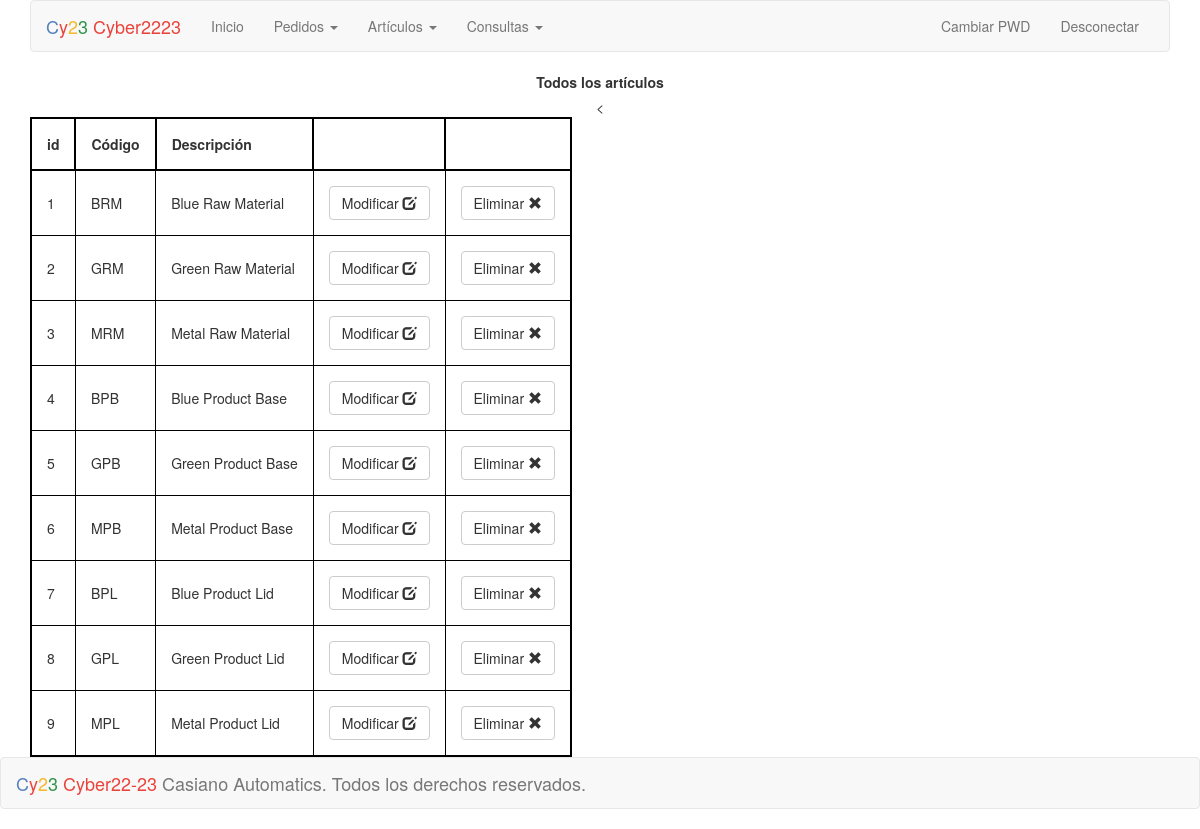
Page /articulos (signed in) on the earlier database version.
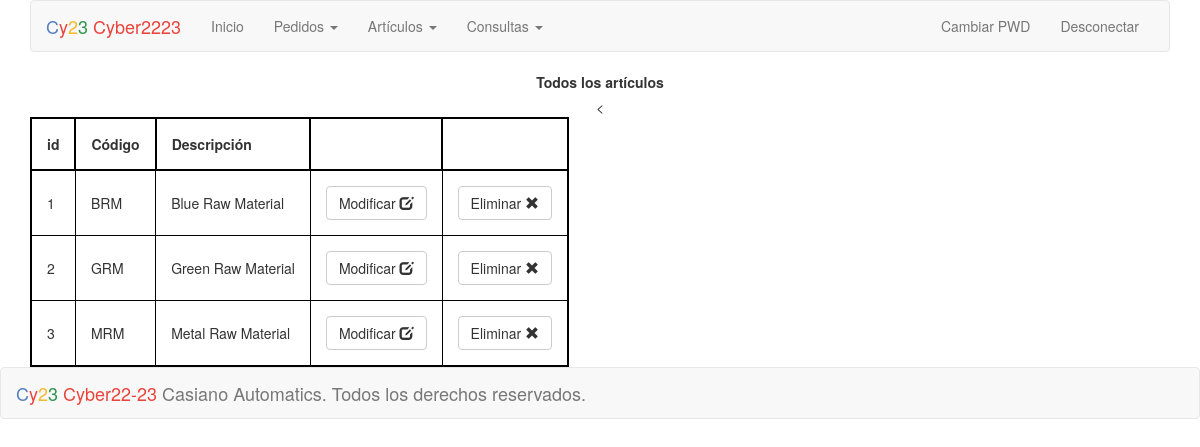
Same page on the later database version.
### tables this page shows
CREATE TABLE "articulos" (
	"id"	INTEGER,
	"codigo"	TEXT,
	"descripcion"	TEXT,
	"estado"	INTEGER,
	PRIMARY KEY("id" AUTOINCREMENT)
);

### application.py (the view, shortened to what this page needs)
@app.route("/articulos", methods=["GET", "POST"])
@login_required
def articulos():
    if request.method == "GET":
        articulos = db.execute("SELECT * FROM articulos WHERE estado = 1")
        return render_template("articulos.html",registros=articulos)

### helpers.py (called while the page is built)
def login_required(f):
    @wraps(f)
    def decorated_function(*args, **kwargs):
        if session.get("user_id") is None:
            return redirect(url_for("login", next=request.url))
        return f(*args, **kwargs)
    return decorated_function

### templates/articulos.html (shortened to what this page needs)
{% extends "layout.html" %}
{% block main %}
    {% if registros!=[]%}
    <panel>
        <label>Todos los artículos</label>
    </panel>
    {% else %}
        <label class="text-warning"><h1>No hay artículos en la base de datos</h1></label>
    {% endif %}
    {% if registros!=[] %}
    <br/>
    <form action="{{ url_for('articulos') }}" method="post">
    <table>
        <tr><th>id</th><th>Código</th><th>Descripción</th><<th></th><th></th></tr>
        {% for registro in registros %}
        <tr>
            <td>{{registro.id}}</td><td>{{registro.codigo}}</td>
            <td>{{registro.descripcion}}</td>
            <td><button class="btn btn-default" type="submit" name="action" value="m{{registro.id}}">Modificar
            <span class="glyphicon glyphicon-edit" aria-hidden="true"></span>
            </button></td>
            <td><button class="btn btn-default" type="submit" name="action" value="e{{registro.id}}">Eliminar
            <span class="glyphicon glyphicon-remove" aria-hidden="true"></span>
            </button></td>
        </tr>
        {% endfor %}
    </table>
    </form>
    {% endif %}
{% endblock %}

### templates/layout.html (shortened to what this page needs)
<!DOCTYPE html>
<html lang="en">
    <head>
        <link href="https://maxcdn.bootstrapcdn.com/bootstrap/3.3.7/css/bootstrap.min.css" rel="stylesheet"/>
        <link href="{{ url_for('static', filename='styles.css') }}" rel="stylesheet"/>
        <link rel="stylesheet" href="//code.jquery.com/ui/1.12.1/themes/base/jquery-ui.css">
    </head>
    <body>
        <div class="container">
            <nav class="navbar navbar-default">
                <div class="container-fluid">
                    <div class="navbar-header">
                        <a class="navbar-brand" href="{{ url_for('index') }}"><span class="blue">C</span><span class="red">y</span><span class="yellow">2</span><span class="green">3</span> <span class="red">Cyber2223</span></a>
                    </div>
                    <div class="collapse navbar-collapse" id="navbar">
                        {% if session.user_id %}
                            <ul class="nav navbar-nav">
                                <li><a href="{{ url_for('index') }}">Inicio</a></li>
                                <li class="dropdown">
                                    <a class="dropdown-toggle" data-toggle="dropdown" href="#">Pedidos
                                    <span class="caret"></span></a>
                                </li>
                                <li class="dropdown">
                                    <a class="dropdown-toggle" data-toggle="dropdown" href="#">Artículos
                                    <span class="caret"></span></a>
                                </li>
                                <li class="dropdown">
                                    <a class="dropdown-toggle" data-toggle="dropdown" href="#">Consultas
                                    <span class="caret"></span></a>
                                </li>
                            </ul>
                            <ul class="nav navbar-nav navbar-right">
                                <li><a href="{{ url_for('cambiarpwd') }}">Cambiar PWD</a></li>
                                <li><a href="{{ url_for('logout') }}">Desconectar</a></li>
                            </ul>
                        {% else %}
                            <ul class="nav navbar-nav navbar-right">
                                <li><a href="{{ url_for('logout') }}">Conectar</a></li>
                            </ul>
                        {% endif %}
                    </div>
                </div>
            </nav>
            <main>
                {% block main %}{% endblock %}
            </main>
        </div>
    <footer>
            <nav class="navbar navbar-default">
                <div class="container-fluid">
                    <div class="navbar-header">
                        <a class="navbar-brand" href="{{ url_for('index') }}"><span class="blue">C</span><span class="red">y</span><span class="yellow">2</span><span class="green">3</span> <span class="red">Cyber22-23</span> Casiano Automatics. Todos los derechos reservados.</a>
                    </div>
        </div>
        </nav>
    </footer>
    </body>
</html>

### static/styles.css (style rules this page uses)
.container { margin-left: auto; margin-right: auto; text-align: center; }
.navbar-default .navbar-brand .blue { color: #537fbe; }
.navbar-default .navbar-brand .red { color: #ea433b; }
.navbar-default .navbar-brand .yellow { color: #f5b82e; }
.navbar-default .navbar-brand .green { color: #2e944b; }
main td { text-align: left; }
table { border: 1px solid black; }
th,td { padding: 5px; border: 1px solid black; }

### templates/articulos.html (style rules this page uses)
table { border: 2px solid black; }
th { padding: 15px; border: 2px solid black; }
td { padding: 15px; border: 1px solid black; }

Differences in the rows shown:
no longer on this page (row edited): articulos: id "4", codigo "BPB", descripcion "Blue Product Base"
no longer on this page (row edited): articulos: id "5", codigo "GPB", descripcion "Green Product Base"
no longer on this page (row edited): articulos: id "6", codigo "MPB", descripcion "Metal Product Base"
no longer on this page (row edited): articulos: id "7", codigo "BPL", descripcion "Blue Product Lid"
no longer on this page (row edited): articulos: id "8", codigo "GPL", descripcion "Green Product Lid"
no longer on this page (row edited): articulos: id "9", codigo "MPL", descripcion "Metal Product Lid"
